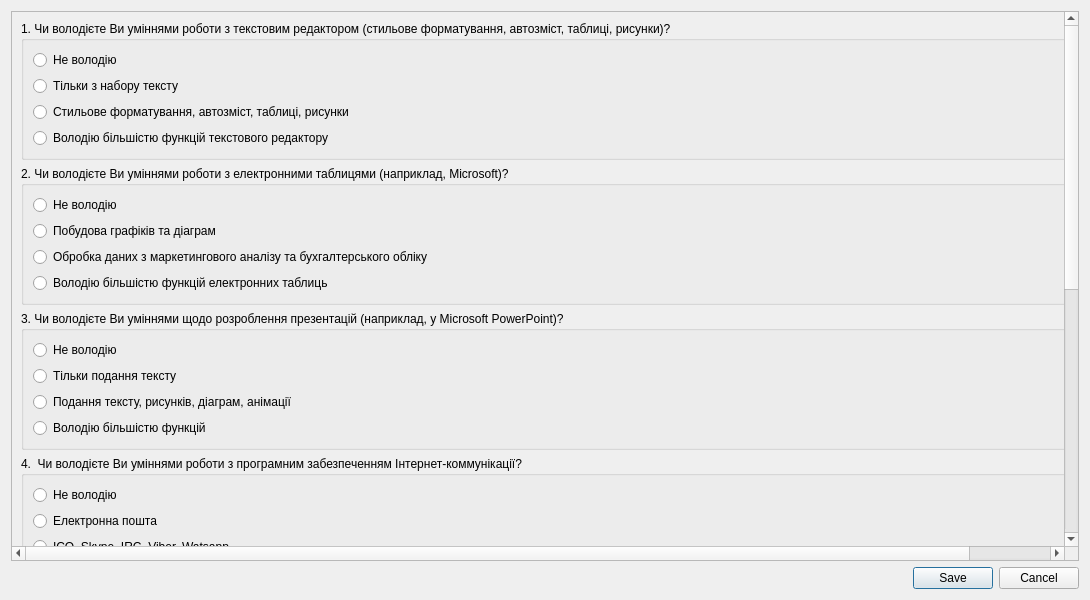
<?xml version="1.0" encoding="UTF-8"?>
<ui version="4.0">
 <class>Test2Dialog</class>
 <widget class="QDialog" name="Test2Dialog">
  <property name="geometry">
   <rect>
    <x>0</x>
    <y>0</y>
    <width>1090</width>
    <height>600</height>
   </rect>
  </property>
  <property name="windowTitle">
   <string>Інформаційно-технологічний тест</string>
  </property>
  <layout class="QVBoxLayout" name="verticalLayout">
   <item>
    <widget class="QScrollArea" name="scrollArea">
     <property name="verticalScrollBarPolicy">
      <enum>Qt::ScrollBarAsNeeded</enum>
     </property>
     <property name="horizontalScrollBarPolicy">
      <enum>Qt::ScrollBarAsNeeded</enum>
     </property>
     <property name="widgetResizable">
      <bool>true</bool>
     </property>
     <widget class="QWidget" name="scrollAreaWidgetContents">
      <property name="geometry">
       <rect>
        <x>0</x>
        <y>0</y>
        <width>1053</width>
        <height>887</height>
       </rect>
      </property>
      <layout class="QGridLayout" name="gridLayout_6">
       <item row="4" column="0">
        <widget class="QGroupBox" name="groupBox_6">
         <property name="title">
          <string>5. Чи володієте Ви навичками пошуку в Інтернет?</string>
         </property>
         <layout class="QGridLayout" name="gridLayout_5">
          <item row="0" column="0">
           <widget class="QRadioButton" name="rb51">
            <property name="text">
             <string>Не володію</string>
            </property>
           </widget>
          </item>
          <item row="1" column="0">
           <widget class="QRadioButton" name="rb52">
            <property name="text">
             <string>Контекстний пошук за ключовим словом</string>
            </property>
           </widget>
          </item>
          <item row="2" column="0">
           <widget class="QRadioButton" name="rb53">
            <property name="text">
             <string>Контекстний пошук із застосуванням логічних умов та пошук файлів</string>
            </property>
           </widget>
          </item>
          <item row="3" column="0">
           <widget class="QRadioButton" name="rb54">
            <property name="text">
             <string>Володію усіма можливими видами пошуку у Інтернет</string>
            </property>
           </widget>
          </item>
         </layout>
        </widget>
       </item>
       <item row="0" column="0">
        <widget class="QGroupBox" name="groupBox">
         <property name="title">
          <string>1. Чи володієте Ви уміннями роботи з текстовим редактором (стильове форматування, автозміст, таблиці, рисунки)?</string>
         </property>
         <layout class="QGridLayout" name="gridLayout_3">
          <item row="0" column="0">
           <widget class="QRadioButton" name="rb11">
            <property name="text">
             <string>Не володію</string>
            </property>
           </widget>
          </item>
          <item row="1" column="0">
           <widget class="QRadioButton" name="rb12">
            <property name="text">
             <string>Тільки з набору тексту</string>
            </property>
           </widget>
          </item>
          <item row="2" column="0">
           <widget class="QRadioButton" name="rb13">
            <property name="text">
             <string>Cтильове форматування, автозміст, таблиці, рисунки</string>
            </property>
           </widget>
          </item>
          <item row="3" column="0">
           <widget class="QRadioButton" name="rb14">
            <property name="text">
             <string>Володію більшістю функцій текстового редактору</string>
            </property>
           </widget>
          </item>
         </layout>
        </widget>
       </item>
       <item row="2" column="0">
        <widget class="QGroupBox" name="groupBox_3">
         <property name="title">
          <string>3. Чи володієте Ви уміннями щодо розроблення презентацій (наприклад, у Microsoft PowerPoint)?</string>
         </property>
         <layout class="QGridLayout" name="gridLayout">
          <item row="0" column="0">
           <widget class="QRadioButton" name="rb31">
            <property name="text">
             <string>Не володію</string>
            </property>
           </widget>
          </item>
          <item row="4" column="0">
           <widget class="QRadioButton" name="rb34">
            <property name="text">
             <string>Володію більшістю функцій</string>
            </property>
           </widget>
          </item>
          <item row="3" column="0">
           <widget class="QRadioButton" name="rb33">
            <property name="text">
             <string>Подання тексту, рисунків, діаграм, анімації</string>
            </property>
           </widget>
          </item>
          <item row="1" column="0">
           <widget class="QRadioButton" name="rb32">
            <property name="text">
             <string>Тільки подання тексту</string>
            </property>
           </widget>
          </item>
         </layout>
         <zorder>rb31</zorder>
         <zorder>rb32</zorder>
         <zorder>rb33</zorder>
         <zorder>rb34</zorder>
        </widget>
       </item>
       <item row="5" column="0">
        <widget class="QGroupBox" name="groupBox_7">
         <property name="title">
          <string>6. Чи володієте Ви навичками подання інформації із застосуванням гіперексту (HTML)?</string>
         </property>
         <layout class="QGridLayout" name="gridLayout_7">
          <item row="0" column="0">
           <widget class="QRadioButton" name="rb61">
            <property name="text">
             <string>Не володію</string>
            </property>
           </widget>
          </item>
          <item row="1" column="0">
           <widget class="QRadioButton" name="rb62">
            <property name="text">
             <string>Розробка і редагування веб-сторінки</string>
            </property>
           </widget>
          </item>
          <item row="2" column="0">
           <widget class="QRadioButton" name="rb63">
            <property name="text">
             <string>Розробка веб-сайту з графічним наповнюванням</string>
            </property>
           </widget>
          </item>
          <item row="3" column="0">
           <widget class="QRadioButton" name="rb64">
            <property name="text">
             <string>Основи розробки веб-сайтів із застосуванням різноманітних вебконструкторів й технологій PHP, Java</string>
            </property>
           </widget>
          </item>
         </layout>
        </widget>
       </item>
       <item row="6" column="0">
        <widget class="QGroupBox" name="groupBox_8">
         <property name="title">
          <string>7. Чи володієте Ви навичками збору й обробки інформації із застосуванням спеціалізованого (комп’ютерного) програмного забезпечення?</string>
         </property>
         <layout class="QGridLayout" name="gridLayout_8">
          <item row="0" column="0">
           <widget class="QRadioButton" name="rb71">
            <property name="text">
             <string>Не володію</string>
            </property>
           </widget>
          </item>
          <item row="1" column="0">
           <widget class="QRadioButton" name="rb72">
            <property name="text">
             <string>Володію автоматизованими системами бронювання (пошук, підбір, он-лайн бронювання та купівля залізничних, автобусних й авіаквитків)</string>
            </property>
           </widget>
          </item>
          <item row="2" column="0">
           <widget class="QRadioButton" name="rb73">
            <property name="text">
             <string>Володію автоматизованими системами бронювання (пошук, підбір, он-лайн бронювання номеру в готелі)</string>
            </property>
           </widget>
          </item>
          <item row="3" column="0">
           <widget class="QRadioButton" name="rb74">
            <property name="text">
             <string>Володію автоматизованими системами бронювання (пошук туру, підбір, оформлення, он-лайн бронювання, збереження та відправка замовлення туроператору, відстеження стану замовлення)</string>
            </property>
           </widget>
          </item>
         </layout>
        </widget>
       </item>
       <item row="3" column="0">
        <widget class="QGroupBox" name="groupBox_4">
         <property name="title">
          <string>4.  Чи володієте Ви уміннями роботи з програмним забезпеченням Інтернет-коммунікації?</string>
         </property>
         <layout class="QGridLayout" name="gridLayout_4">
          <item row="4" column="0">
           <widget class="QRadioButton" name="rb43">
            <property name="text">
             <string>ICQ, Skype, IRC, Viber, Watsapp</string>
            </property>
           </widget>
          </item>
          <item row="3" column="0">
           <widget class="QRadioButton" name="rb42">
            <property name="text">
             <string>Електронна пошта</string>
            </property>
           </widget>
          </item>
          <item row="1" column="0">
           <widget class="QRadioButton" name="rb41">
            <property name="text">
             <string>Не володію</string>
            </property>
           </widget>
          </item>
          <item row="5" column="0">
           <widget class="QRadioButton" name="rb44">
            <property name="text">
             <string>Володію більшістю програмного забезпечення для Інтернет-комунікації</string>
            </property>
           </widget>
          </item>
         </layout>
        </widget>
       </item>
       <item row="1" column="0">
        <widget class="QGroupBox" name="groupBox_2">
         <property name="title">
          <string>2. Чи володієте Ви уміннями роботи з електронними таблицями (наприклад, Microsoft)?</string>
         </property>
         <layout class="QGridLayout" name="gridLayout_2">
          <item row="5" column="0">
           <widget class="QRadioButton" name="rb24">
            <property name="text">
             <string>Володію більшістю функцій електронних таблиць</string>
            </property>
           </widget>
          </item>
          <item row="1" column="0">
           <widget class="QRadioButton" name="rb22">
            <property name="text">
             <string>Побудова графіків та діаграм</string>
            </property>
           </widget>
          </item>
          <item row="2" column="0">
           <widget class="QRadioButton" name="rb23">
            <property name="text">
             <string>Обробка даних з маркетингового аналізу та бухгалтерського обліку</string>
            </property>
           </widget>
          </item>
          <item row="0" column="0">
           <widget class="QRadioButton" name="rb21">
            <property name="text">
             <string>Не володію</string>
            </property>
           </widget>
          </item>
         </layout>
        </widget>
       </item>
      </layout>
     </widget>
    </widget>
   </item>
   <item>
    <widget class="QDialogButtonBox" name="buttonBox">
     <property name="orientation">
      <enum>Qt::Horizontal</enum>
     </property>
     <property name="standardButtons">
      <set>QDialogButtonBox::Cancel|QDialogButtonBox::Save</set>
     </property>
    </widget>
   </item>
  </layout>
 </widget>
 <resources/>
 <connections>
  <connection>
   <sender>buttonBox</sender>
   <signal>accepted()</signal>
   <receiver>Test2Dialog</receiver>
   <slot>accept()</slot>
   <hints>
    <hint type="sourcelabel">
     <x>248</x>
     <y>254</y>
    </hint>
    <hint type="destinationlabel">
     <x>157</x>
     <y>274</y>
    </hint>
   </hints>
  </connection>
  <connection>
   <sender>buttonBox</sender>
   <signal>rejected()</signal>
   <receiver>Test2Dialog</receiver>
   <slot>reject()</slot>
   <hints>
    <hint type="sourcelabel">
     <x>316</x>
     <y>260</y>
    </hint>
    <hint type="destinationlabel">
     <x>286</x>
     <y>274</y>
    </hint>
   </hints>
  </connection>
 </connections>
</ui>
